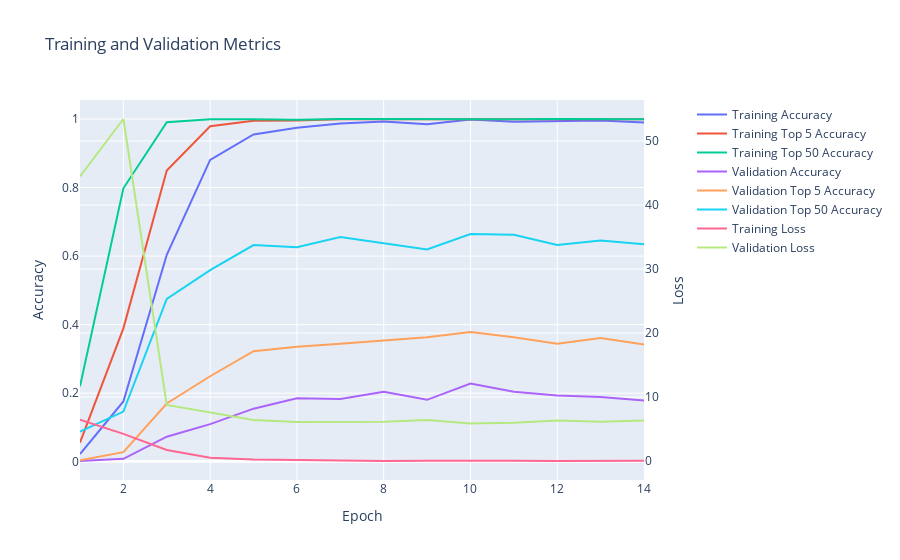

Notebook cell for this chart:
### Code cell
softmax_similarity_model.display_training_history()

### Figure 1 — Plotly figure (JSON) as saved in the notebook; plotly's stock layout.template omitted (floating-point values rounded to 4 significant figures)
{"data": [{"mode": "lines", "name": "Training Accuracy", "type": "scatter", "x": [1, 2, 3, 4, 5, 6, 7, 8, 9, 10, 11, 12, 13, 14], "xaxis": "x", "y": [0.02258, 0.1758, 0.6038, 0.8806, 0.9548, 0.9742, 0.9871, 0.993, 0.9849, 0.9984, 0.9919, 0.9941, 0.9957, 0.9898, 0.9898], "yaxis": "y"}, {"mode": "lines", "name": "Training Top 5 Accuracy", "type": "scatter", "x": [1, 2, 3, 4, 5, 6, 7, 8, 9, 10, 11, 12, 13, 14], "xaxis": "x", "y": [0.05591, 0.3892, 0.8495, 0.979, 0.9946, 0.9957, 0.9995, 0.9995, 0.9978, 1.0, 0.9984, 1.0, 0.9984, 0.9989, 0.9968], "yaxis": "y"}, {"mode": "lines", "name": "Training Top 50 Accuracy", "type": "scatter", "x": [1, 2, 3, 4, 5, 6, 7, 8, 9, 10, 11, 12, 13, 14], "xaxis": "x", "y": [0.2199, 0.7978, 0.9903, 0.9989, 0.9995, 0.9978, 1.0, 0.9995, 0.9984, 1.0, 0.9995, 1.0, 0.9989, 0.9989, 0.9984], "yaxis": "y"}, {"mode": "lines", "name": "Validation Accuracy", "type": "scatter", "x": [1, 2, 3, 4, 5, 6, 7, 8, 9, 10, 11, 12, 13, 14], "xaxis": "x", "y": [0.002151, 0.008602, 0.07312, 0.1097, 0.1548, 0.1849, 0.1828, 0.2043, 0.1806, 0.228, 0.2043, 0.1935, 0.1892, 0.1785, 0.1957], "yaxis": "y"}, {"mode": "lines", "name": "Validation Top 5 Accuracy", "type": "scatter", "x": [1, 2, 3, 4, 5, 6, 7, 8, 9, 10, 11, 12, 13, 14], "xaxis": "x", "y": [0.004301, 0.02796, 0.1699, 0.2495, 0.3226, 0.3355, 0.3441, 0.3527, 0.3634, 0.3785, 0.3634, 0.3441, 0.3613, 0.3419, 0.3548], "yaxis": "y"}, {"mode": "lines", "name": "Validation Top 50 Accuracy", "type": "scatter", "x": [1, 2, 3, 4, 5, 6, 7, 8, 9, 10, 11, 12, 13, 14], "xaxis": "x", "y": [0.08817, 0.1462, 0.4753, 0.5591, 0.6323, 0.6258, 0.6559, 0.6387, 0.6194, 0.6645, 0.6624, 0.6323, 0.6452, 0.6344, 0.6366], "yaxis": "y"}, {"mode": "lines", "name": "Training Loss", "type": "scatter", "x": [1, 2, 3, 4, 5, 6, 7, 8, 9, 10, 11, 12, 13, 14], "xaxis": "x", "y": [6.482, 4.255, 1.746, 0.541, 0.2381, 0.136, 0.05704, 0.02739, 0.07163, 0.0139, 0.04519, 0.02602, 0.03511, 0.04739, 0.05261], "yaxis": "y2"}, {"mode": "lines", "name": "Validation Loss", "type": "scatter", "x": [1, 2, 3, 4, 5, 6, 7, 8, 9, 10, 11, 12, 13, 14], "xaxis": "x", "y": [44.47, 53.44, 8.782, 7.539, 6.406, 6.124, 6.112, 6.152, 6.437, 5.859, 5.979, 6.351, 6.127, 6.322, 6.503], "yaxis": "y2"}], "layout": {"title": {"text": "Training and Validation Metrics"}, "xaxis": {"anchor": "y", "domain": [0.0, 0.94], "title": {"text": "Epoch"}}, "yaxis": {"anchor": "x", "domain": [0.0, 1.0], "title": {"text": "Accuracy"}}, "yaxis2": {"anchor": "x", "overlaying": "y", "side": "right", "title": {"text": "Loss"}}}}
